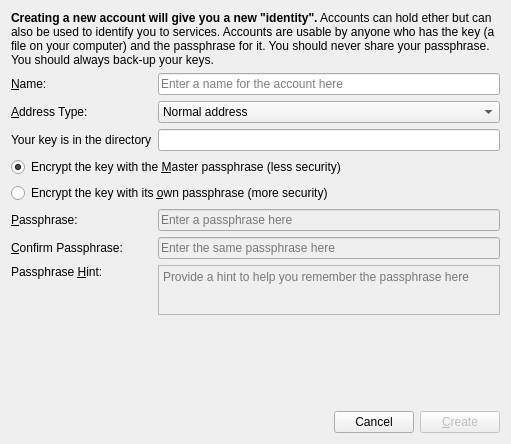
<?xml version="1.0" encoding="UTF-8"?>
<ui version="4.0">
 <class>NewAccount</class>
 <widget class="QDialog" name="NewAccount">
  <property name="geometry">
   <rect>
    <x>0</x>
    <y>0</y>
    <width>511</width>
    <height>444</height>
   </rect>
  </property>
  <property name="windowTitle">
   <string>New Account</string>
  </property>
  <property name="styleSheet">
   <string notr="true"/>
  </property>
  <layout class="QGridLayout" name="gridLayout">
   <item row="8" column="0" colspan="2">
    <widget class="QRadioButton" name="useOwn">
     <property name="text">
      <string>Encrypt the key with its &amp;own passphrase (more security)</string>
     </property>
     <attribute name="buttonGroup">
      <string notr="true">passType</string>
     </attribute>
    </widget>
   </item>
   <item row="1" column="0">
    <widget class="QLabel" name="nameLabel">
     <property name="maximumSize">
      <size>
       <width>16777215</width>
       <height>50</height>
      </size>
     </property>
     <property name="text">
      <string>&lt;html&gt;&lt;head/&gt;&lt;body&gt;&lt;p&gt;&amp;amp;Name:&lt;/p&gt;&lt;/body&gt;&lt;/html&gt;</string>
     </property>
     <property name="buddy">
      <cstring>keyName</cstring>
     </property>
    </widget>
   </item>
   <item row="2" column="0">
    <widget class="QLabel" name="typeLabel">
     <property name="maximumSize">
      <size>
       <width>16777215</width>
       <height>50</height>
      </size>
     </property>
     <property name="text">
      <string>&lt;html&gt;&lt;head/&gt;&lt;body&gt;&lt;p&gt;&amp;amp;Address Type:&lt;/p&gt;&lt;/body&gt;&lt;/html&gt;</string>
     </property>
     <property name="wordWrap">
      <bool>true</bool>
     </property>
     <property name="buddy">
      <cstring>keyType</cstring>
     </property>
    </widget>
   </item>
   <item row="2" column="1">
    <widget class="QComboBox" name="keyType">
     <property name="maximumSize">
      <size>
       <width>16777215</width>
       <height>16777215</height>
      </size>
     </property>
     <item>
      <property name="text">
       <string>Normal address</string>
      </property>
     </item>
     <item>
      <property name="text">
       <string>ICAP-35 address (IBAN incompatible)</string>
      </property>
     </item>
     <item>
      <property name="text">
       <string>Two pairs first (a few seconds)</string>
      </property>
     </item>
     <item>
      <property name="text">
       <string>Two pairs first and second (a few minutes)</string>
      </property>
     </item>
     <item>
      <property name="text">
       <string>Three pairs first (a few minutes)</string>
      </property>
     </item>
     <item>
      <property name="text">
       <string>Four pairs first (several hours)</string>
      </property>
     </item>
    </widget>
   </item>
   <item row="0" column="0" colspan="2">
    <widget class="QLabel" name="additionalLabel">
     <property name="maximumSize">
      <size>
       <width>16777215</width>
       <height>100</height>
      </size>
     </property>
     <property name="text">
      <string>&lt;html&gt;&lt;head/&gt;&lt;body&gt;&lt;p&gt;&lt;span style=&quot; font-weight:600;&quot;&gt;Creating a new account will give you a new &amp;quot;identity&amp;quot;.&lt;/span&gt; Accounts can hold ether but can also be used to identify you to services. Accounts are usable by anyone who has the key (a file on your computer) and the passphrase for it. You should never share your passphrase. You should always back-up your keys.&lt;/p&gt;&lt;/body&gt;&lt;/html&gt;</string>
     </property>
     <property name="wordWrap">
      <bool>true</bool>
     </property>
    </widget>
   </item>
   <item row="9" column="0">
    <widget class="QLabel" name="passwordLabel">
     <property name="enabled">
      <bool>true</bool>
     </property>
     <property name="maximumSize">
      <size>
       <width>16777215</width>
       <height>50</height>
      </size>
     </property>
     <property name="text">
      <string>&lt;html&gt;&lt;head/&gt;&lt;body&gt;&lt;p&gt;&amp;amp;Passphrase:&lt;/p&gt;&lt;/body&gt;&lt;/html&gt;</string>
     </property>
     <property name="buddy">
      <cstring>password</cstring>
     </property>
    </widget>
   </item>
   <item row="14" column="0" alignment="Qt::AlignTop">
    <widget class="QLabel" name="hintLabel">
     <property name="enabled">
      <bool>true</bool>
     </property>
     <property name="text">
      <string>&lt;html&gt;&lt;head/&gt;&lt;body&gt;&lt;p&gt;Passphrase &amp;amp;Hint:&lt;/p&gt;&lt;/body&gt;&lt;/html&gt;</string>
     </property>
     <property name="buddy">
      <cstring>hint</cstring>
     </property>
    </widget>
   </item>
   <item row="16" column="0" colspan="2">
    <layout class="QHBoxLayout" name="horizontalLayout">
     <item>
      <widget class="QLabel" name="status">
       <property name="text">
        <string/>
       </property>
      </widget>
     </item>
     <item>
      <spacer name="horizontalSpacer">
       <property name="orientation">
        <enum>Qt::Horizontal</enum>
       </property>
       <property name="sizeHint" stdset="0">
        <size>
         <width>40</width>
         <height>20</height>
        </size>
       </property>
      </spacer>
     </item>
     <item>
      <widget class="QPushButton" name="cancel">
       <property name="maximumSize">
        <size>
         <width>83</width>
         <height>16777215</height>
        </size>
       </property>
       <property name="layoutDirection">
        <enum>Qt::LeftToRight</enum>
       </property>
       <property name="text">
        <string>Cancel</string>
       </property>
      </widget>
     </item>
     <item>
      <widget class="QPushButton" name="create">
       <property name="enabled">
        <bool>false</bool>
       </property>
       <property name="sizePolicy">
        <sizepolicy hsizetype="Minimum" vsizetype="Fixed">
         <horstretch>0</horstretch>
         <verstretch>0</verstretch>
        </sizepolicy>
       </property>
       <property name="maximumSize">
        <size>
         <width>83</width>
         <height>16777215</height>
        </size>
       </property>
       <property name="layoutDirection">
        <enum>Qt::LeftToRight</enum>
       </property>
       <property name="text">
        <string>&amp;Create</string>
       </property>
       <property name="default">
        <bool>true</bool>
       </property>
      </widget>
     </item>
    </layout>
   </item>
   <item row="11" column="0">
    <widget class="QLabel" name="passwordAgainLabel">
     <property name="enabled">
      <bool>true</bool>
     </property>
     <property name="maximumSize">
      <size>
       <width>16777215</width>
       <height>50</height>
      </size>
     </property>
     <property name="text">
      <string>&lt;html&gt;&lt;head/&gt;&lt;body&gt;&lt;p&gt;&amp;amp;Confirm Passphrase:&lt;/p&gt;&lt;/body&gt;&lt;/html&gt;</string>
     </property>
     <property name="buddy">
      <cstring>confirm</cstring>
     </property>
    </widget>
   </item>
   <item row="9" column="1">
    <widget class="QLineEdit" name="password">
     <property name="enabled">
      <bool>false</bool>
     </property>
     <property name="placeholderText">
      <string>Enter a passphrase here</string>
     </property>
    </widget>
   </item>
   <item row="11" column="1">
    <widget class="QLineEdit" name="confirm">
     <property name="enabled">
      <bool>false</bool>
     </property>
     <property name="placeholderText">
      <string>Enter the same passphrase here</string>
     </property>
    </widget>
   </item>
   <item row="14" column="1">
    <widget class="QTextEdit" name="hint">
     <property name="enabled">
      <bool>false</bool>
     </property>
     <property name="maximumSize">
      <size>
       <width>16777215</width>
       <height>50</height>
      </size>
     </property>
     <property name="placeholderText">
      <string>Provide a hint to help you remember the passphrase here</string>
     </property>
    </widget>
   </item>
   <item row="1" column="1">
    <widget class="QLineEdit" name="keyName">
     <property name="placeholderText">
      <string>Enter a name for the account here</string>
     </property>
    </widget>
   </item>
   <item row="15" column="1">
    <spacer name="verticalSpacer">
     <property name="orientation">
      <enum>Qt::Vertical</enum>
     </property>
     <property name="sizeHint" stdset="0">
      <size>
       <width>20</width>
       <height>40</height>
      </size>
     </property>
    </spacer>
   </item>
   <item row="7" column="0" colspan="2">
    <widget class="QRadioButton" name="useMaster">
     <property name="text">
      <string>Encrypt the key with the &amp;Master passphrase (less security)</string>
     </property>
     <property name="checked">
      <bool>true</bool>
     </property>
     <attribute name="buttonGroup">
      <string notr="true">passType</string>
     </attribute>
    </widget>
   </item>
   <item row="6" column="0">
    <widget class="QLabel" name="label">
     <property name="text">
      <string>Your key is in the directory</string>
     </property>
    </widget>
   </item>
   <item row="6" column="1">
    <widget class="QLineEdit" name="keysPath">
     <property name="readOnly">
      <bool>true</bool>
     </property>
    </widget>
   </item>
  </layout>
 </widget>
 <tabstops>
  <tabstop>keyName</tabstop>
  <tabstop>keyType</tabstop>
  <tabstop>keysPath</tabstop>
  <tabstop>useMaster</tabstop>
  <tabstop>useOwn</tabstop>
  <tabstop>password</tabstop>
  <tabstop>confirm</tabstop>
  <tabstop>hint</tabstop>
  <tabstop>cancel</tabstop>
  <tabstop>create</tabstop>
 </tabstops>
 <resources/>
 <connections>
  <connection>
   <sender>cancel</sender>
   <signal>clicked()</signal>
   <receiver>NewAccount</receiver>
   <slot>reject()</slot>
   <hints>
    <hint type="sourcelabel">
     <x>372</x>
     <y>407</y>
    </hint>
    <hint type="destinationlabel">
     <x>351</x>
     <y>443</y>
    </hint>
   </hints>
  </connection>
  <connection>
   <sender>create</sender>
   <signal>clicked()</signal>
   <receiver>NewAccount</receiver>
   <slot>accept()</slot>
   <hints>
    <hint type="sourcelabel">
     <x>487</x>
     <y>422</y>
    </hint>
    <hint type="destinationlabel">
     <x>173</x>
     <y>428</y>
    </hint>
   </hints>
  </connection>
 </connections>
 <buttongroups>
  <buttongroup name="passType"/>
 </buttongroups>
</ui>
